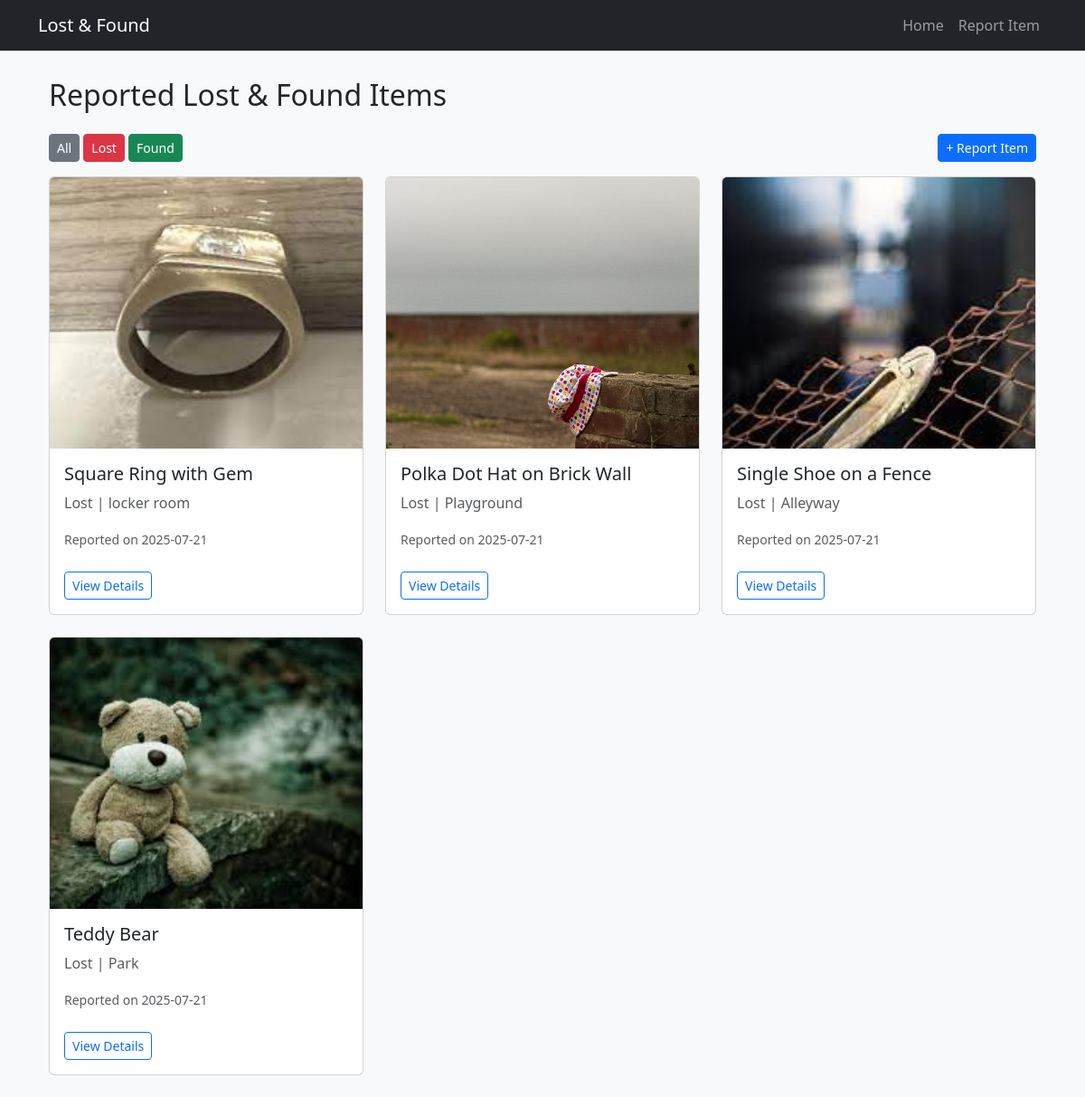
Page /?type=lost on the committed database.
### app.py (models this page shows)
class Item(db.Model):
    id = db.Column(db.Integer, primary_key=True)
    item_name = db.Column(db.String(100), nullable=False)
    item_type = db.Column(db.String(10), nullable=False)
    description = db.Column(db.Text, nullable=False)
    location = db.Column(db.String(100), nullable=False)
    date_reported = db.Column(db.DateTime, default=datetime.utcnow)
    contact_name = db.Column(db.String(50), nullable=False)
    contact_email = db.Column(db.String(100), nullable=False)
    image_filename = db.Column(db.String(120))

### app.py (the view)
@app.route("/",methods=['GET'])
def home_page():
    item_type=request.args.get("type")
    if item_type in ['lost','found']:
        items=Item.query.filter_by(item_type=item_type).order_by(Item.date_reported.desc()).all()
    else:
        items=Item.query.order_by(Item.date_reported.desc()).all()
    return render_template("home.html",items=items)

### templates/home.html (shortened to what this page needs)
{% extends "base.html" %}
{% block content %}
<div class="container mt-4">
        <h2 class="mb-4">Reported Lost & Found Items</h2>
        <div class="mb-3">
            <a href="/" class="btn btn-secondary btn-sm">All</a>
            <a href="/?type=lost" class="btn btn-danger btn-sm">Lost</a>
            <a href="/?type=found" class="btn btn-success btn-sm">Found</a>
            <a href="/report" class="btn btn-primary btn-sm float-end">+ Report Item</a>
        </div>
        <div class="row">
            {% for item in items %}
        <div class="col-md-4 mb-4">
                <div class="card">
                    {% if item.image_filename %}
<img src="{{ url_for('static', filename='uploads/' + item.image_filename) }}" class="card-img-top" alt="Item Image">
{% endif %}
                    <div class="card-body">
                        <h5 class="card-title">{{item.item_name}}</h5>
                        <p class="card-text text-muted">{{item.item_type|capitalize}} | {{item.location}}</p>
                        <p class="card-text"><small class="text-muted">Reported on {{ item.date_reported.strftime('%Y-%m-%d') }}</small></p>
                        <a href="{{ url_for('item_detail', item_id=item.id) }}" class="btn btn-outline-primary btn-sm mt-2">View Details</a>
                    </div>
                </div>
            </div>
            {% endfor %}
        </div>
    </div>
{% endblock %}

### templates/base.html (style rules this page uses)
body { background-color: #f8f9fa; }

### templates/home.html (style rules this page uses)
img { height: 300px; object-fit: cover; }

### rows in the picture
Item: image_filename (picture), item_name "Square Ring with Gem", item_type "Lost", location "locker room", date_reported "2025-07-21"
Item: image_filename (picture), item_name "Polka Dot Hat on Brick Wall", item_type "Lost", location "Playground", date_reported "2025-07-21"
Item: image_filename (picture), item_name "Single Shoe on a Fence", item_type "Lost", location "Alleyway", date_reported "2025-07-21"
Item: image_filename (picture), item_name "Teddy Bear", item_type "Lost", location "Park", date_reported "2025-07-21"
